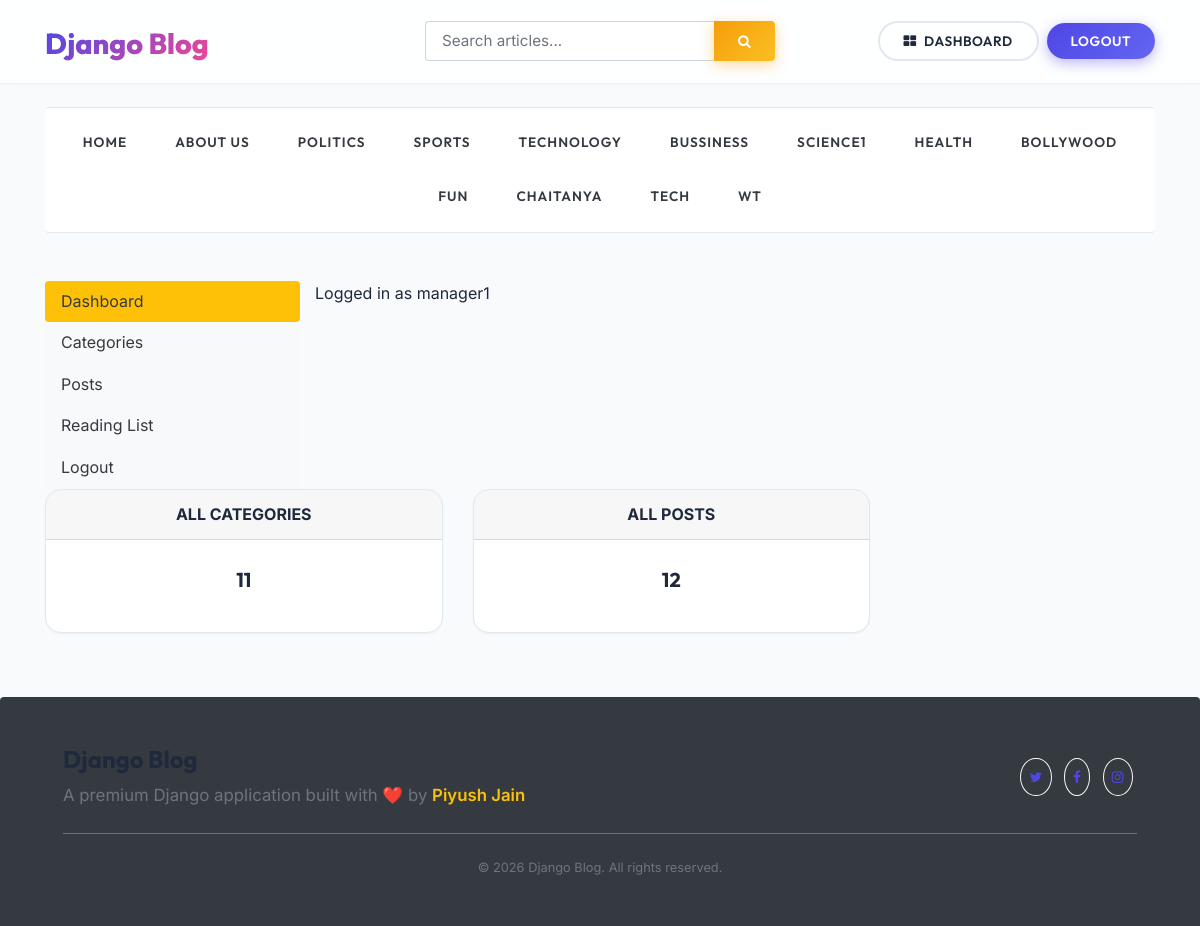
Screenshot of /dashboard/ (signed in) with the database file from the repository.
### blogs/models.py (models this page shows, shortened)
class Category(models.Model):
    Category_name = models.CharField(max_length=50, unique=True)
    created_at = models.DateTimeField(auto_now_add=True)
    updated_at = models.DateTimeField(auto_now=True)
    class Meta:
        verbose_name_plural = 'categories'

### dashboards/views.py (the view)
# urls.py: path('dashboard/',include('dashboards.urls')),
@login_required(login_url='login')
def dashboard(request):
    category_count = Category.objects.all().count()
    blogs_count = Blog.objects.all().count()
    context = {
        'category_count': category_count,
        'blogs_count': blogs_count,
    }
    return render(request, 'dashboard/dashboard.html', context)

### blogs/context_processors.py (called while the page is built)
def get_categories(request):
    categories = Category.objects.all()
    return dict(categories = categories)

def get_social_links(request):
    social_links= SocialLinks.objects.all()
    return dict(social_links = social_links)

### templates/dashboard/dashboard.html
{% extends 'base.html' %}
{% block content %}
<div class ="row">
{% include 'dashboard/sidebar.html' %}
    <span> Logged in as {{user}}</span>
    <div class="col-md-9">
        <div class="row">
            <div class="col">
                <div class="card border-default mb-3">
                    <div class="card-header text-center text-uppercase font-weight-bold">All Categories</div>
                    <div class="card-body text-dark">
                        <h5 class="card-title text-center">{{category_count}}</h5>
                    </div>
                </div>
            </div>
            <div class="col">
                <div class="card border-default mb-3">
                    <div class="card-header text-center text-uppercase font-weight-bold">All Posts</div>
                    <div class="card-body text-dark">
                        <h5 class="card-title text-center">{{blogs_count}}</h5>
                    </div>
                </div>
            </div>
        </div>
    </div>
</div>
{% endblock %}

### templates/base.html (shortened to what this page needs)
{% load static %}
<!DOCTYPE html>
<html lang="en">
<head>
    <link href="https://getbootstrap.com/docs/4.0/dist/css/bootstrap.min.css" rel="stylesheet">
    <link rel="stylesheet" href="https://cdnjs.cloudflare.com/ajax/libs/font-awesome/4.7.0/css/font-awesome.min.css">
    <link href="{% static 'css/blog.css' %}" rel="stylesheet">
</head>
<body>
<div class="glass-nav py-3 mb-4">
    <div class="container">
        <header class="row flex-nowrap justify-content-between align-items-center">
            <div class="col-4 pt-1">
                <a class="blog-header-logo" href="{% url 'home' %}">Django Blog</a>
            </div>
            <div class="col-4">
                <form action="{% url 'search' %}" method="GET" class="w-100">
                    <div class="input-group drop-shadow-sm">
                        <input class="form-control border-right-0 form-control-lg rounded-left"
                               type="text"
                               name="keyword"
                               placeholder="Search articles..."
                               aria-label="Search articles"
                               style="font-family: var(--font-body); font-size: 0.95rem;">
                        <div class="input-group-append">
                            <button class="btn btn-warning rounded-right px-4" type="submit" style="border-top-left-radius: 0; border-bottom-left-radius: 0;">
                                <i class="fa fa-search"></i>
                            </button>
                        </div>
                    </div>
                </form>
            </div>
            {% if not user.is_authenticated %}
            <div class="col-4 d-flex justify-content-end align-items-center">
                <a class="btn btn-outline-secondary mr-2" href="{% url 'register' %}">Register</a>
                <a class="btn btn-primary px-4" href="{% url 'login' %}">Log In</a>
            </div>
            {% else %}
            <div class="col-4 d-flex justify-content-end align-items-center">
                <a href="{% url 'dashboard' %}" class="btn btn-outline-secondary mr-2">
                    <i class="fa fa-th-large mr-1"></i> Dashboard
                </a>
                <a href="{% url 'logout' %}" class="btn btn-primary px-4">Logout</a>
            </div>
            {% endif %}
        </header>
    </div>
</div>
<div class="container">
    <div class="category-nav py-2 shadow-sm rounded mb-5">
        <nav class="nav d-flex justify-content-center text-center">
            <a class="p-3 text-dark mx-2" href="{% url 'home' %}">HOME</a>
            <a class="p-3 text-dark mx-2" href="{% url 'about_page' %}">ABOUT US</a>
            {% for i in categories %}
            <a class="p-3 text-dark mx-2" href="{% url 'posts_by_category' i.id %}">
                {{ i.Category_name }}
            </a>
            {% endfor %}
        </nav>
    </div>
    {% block content %}
    {% endblock %}
</div>
<footer class="blog-footer bg-dark text-white rounded-top mt-5 p-5">
    <div class="container text-center">
        <div class="row align-items-center">
            <div class="col-md-6 text-md-left mb-3 mb-md-0">
                <h4 class="font-weight-bold" style="font-family: var(--font-heading);">Django Blog</h4>
                <p class="mb-0 text-muted">A premium Django application built with ❤️ by <a href="#" class="text-warning">Piyush Jain</a></p>
            </div>
            <div class="col-md-6 text-md-right">
                <a href="#" class="btn btn-outline-light rounded-circle p-2 mx-1"><i class="fa fa-twitter"></i></a>
                <a href="#" class="btn btn-outline-light rounded-circle p-2 mx-1"><i class="fa fa-facebook"></i></a>
                <a href="#" class="btn btn-outline-light rounded-circle p-2 mx-1"><i class="fa fa-instagram"></i></a>
            </div>
        </div>
        <hr class="my-4 bg-secondary border-0" style="height: 1px;">
        <p class="small text-muted mb-0">© {% now "Y" %} Django Blog. All rights reserved.</p>
    </div>
</footer>
</body>
</html>

### blog_main/static/css/blog.css (style rules this page uses)
:root { --primary: #4f46e5; --primary-hover: #4338ca; --secondary: #ec4899; --dark: #1e293b; --light: #f8fafc; --muted: #64748b; --border: #e2e8f0; --bg-body: #f8fafc; --bg-card: #ffffff; --shadow-sm: 0 1px 2px 0 rgba(0, 0, 0, 0.05); --shadow-md: 0 4px 6px -1px rgba(0, 0, 0, 0.1), 0 2px 4px -1px rgba(0, 0, 0, 0.06); --shadow-lg: 0 10px 15px -3px rgba(0, 0, 0, 0.1), 0 4px 6px -2px rgba(0, 0, 0, 0.05); --shadow-hover: 0 20px 25px -5px rgba(0, 0, 0, 0.1), 0 10px 10px -5px rgba(0, 0, 0, 0.04); --font-heading: 'Outfit', sans-serif; --font-body: 'Inter', sans-serif; --transition: all 0.3s cubic-bezier(0.4, 0, 0.2, 1); }
body { font-family: var(--font-body); background-color: var(--bg-body); color: var(--dark); line-height: 1.6; }
h1, h2, h3, h4, h5, h6 { font-family: var(--font-heading); font-weight: 700; color: var(--dark); }
p { font-size: 1.05rem; }
.glass-nav { background: rgba(255, 255, 255, 0.85); backdrop-filter: blur(12px); -webkit-backdrop-filter: blur(12px); border-bottom: 1px solid rgba(255,255,255,0.3); position: sticky; top: 0; z-index: 1000; box-shadow: var(--shadow-sm); }
.blog-header-logo { font-family: var(--font-heading); font-size: 1.8rem; font-weight: 800; background: linear-gradient(135deg, var(--primary), var(--secondary)); -webkit-background-clip: text; -webkit-text-fill-color: transparent; text-decoration: none; }
.btn { font-family: var(--font-heading); font-weight: 600; border-radius: 50rem; padding: 0.5rem 1.5rem; transition: var(--transition); text-transform: uppercase; letter-spacing: 0.5px; font-size: 0.85rem; }
.btn-primary { background: linear-gradient(135deg, var(--primary), #6366f1); border: none; box-shadow: 0 4px 14px 0 rgba(79, 70, 229, 0.39); }
.btn-warning { background: linear-gradient(135deg, #f59e0b, #fbbf24); color: white; border: none; box-shadow: 0 4px 14px 0 rgba(245, 158, 11, 0.39); }
.btn-outline-secondary { border: 2px solid var(--border); color: var(--dark); }
.card { border-radius: 16px; border: 1px solid var(--border) !important; box-shadow: var(--shadow-sm); transition: var(--transition); background: var(--bg-card); overflow: hidden; }
.card-body { padding: 1.75rem; }
.category-nav { border-top: 1px solid var(--border); border-bottom: 1px solid var(--border); background: white; margin-bottom: 3rem; }
.category-nav a { font-family: var(--font-heading); font-weight: 600; text-transform: uppercase; font-size: 0.85rem; letter-spacing: 1px; }
.blog-footer { padding: 3rem 0; color: var(--muted); text-align: center; background-color: var(--dark); color: white; margin-top: 5rem; }
.blog-footer a { color: var(--primary); text-decoration: none; font-weight: 600; }

### rows the page displays
Category: Category_name "POLITICS"
Category: Category_name "SPORTS"
Category: Category_name "TECHNOLOGY"
Category: Category_name "BUSSINESS"
Category: Category_name "SCIENCE1"
Category: Category_name "HEALTH"
Category: Category_name "BOLLYWOOD"
Category: Category_name "FUN"
Category: Category_name "CHAITANYA"
Category: Category_name "TECH"
Category: Category_name "WT"

### other values shown
{{ user }} "manager1"
{{ category_count }} "11"
{{ blogs_count }} "12"
